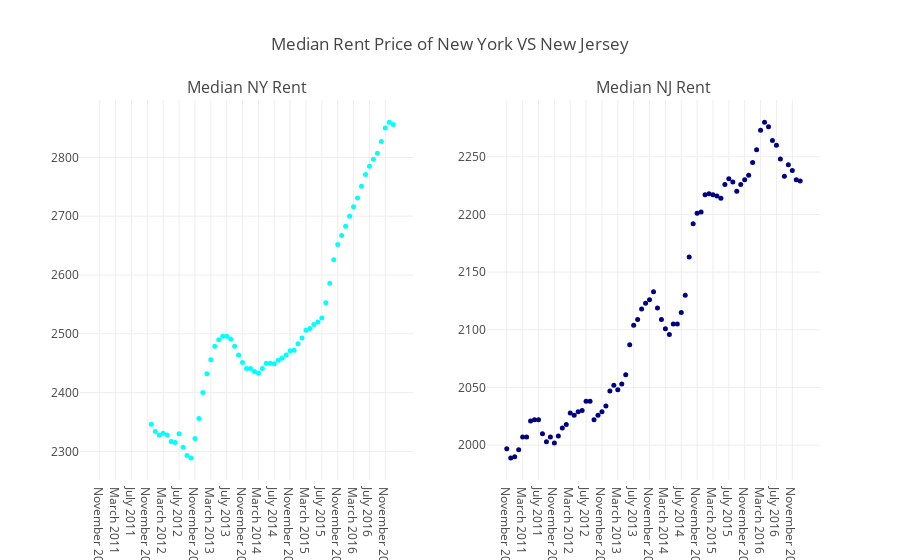

Source (notebook cell):
### Code cell
trace1 = go.Scatter(x = months, 
                  y= np.nanmedian(nyc_rent[nyc_rent["State"]=="NY"][months], axis = 0),
                    mode='markers', marker=dict(size=5,color = ('aqua')), 
                   name = "New York")
trace2 = go.Scatter(x = months, 
                  y= np.nanmedian(nyc_rent[nyc_rent["State"]=="NJ"][months], axis = 0),
                    mode='markers', marker=dict(size=5,color = ('navy')),
                   name = "New Jersey")



fig = tools.make_subplots(rows= 1 , cols=2, subplot_titles=('Median NY Rent','Median NJ Rent'))
fig.append_trace(trace1, 1,1)
fig.append_trace(trace2, 1,2)

fig['layout'].update(showlegend=False, title='Median Rent Price of New York VS New Jersey')
py.iplot(fig)

### Figure 1 — Plotly figure (JSON) as saved in the notebook; plotly's stock layout.template omitted (floating-point values rounded to 4 significant figures)
{"data": [{"marker": {"color": "aqua", "size": 5}, "mode": "markers", "name": "New York", "type": "scatter", "uid": "b3ba27d0-d9fe-4cdd-b0e5-3b863436d52b", "x": ["November 2010", "December 2010", "January 2011", "February 2011", "March 2011", "April 2011", "May 2011", "June 2011", "July 2011", "August 2011", "September 2011", "October 2011", "November 2011", "December 2011", "January 2012", "February 2012", "March 2012", "April 2012", "May 2012", "June 2012", "July 2012", "August 2012", "September 2012", "October 2012", "November 2012", "December 2012", "January 2013", "February 2013", "March 2013", "April 2013", "May 2013", "June 2013", "July 2013", "August 2013", "September 2013", "October 2013", "November 2013", "December 2013", "January 2014", "February 2014", "March 2014", "April 2014", "May 2014", "June 2014", "July 2014", "August 2014", "September 2014", "October 2014", "November 2014", "December 2014", "January 2015", "February 2015", "March 2015", "April 2015", "May 2015", "June 2015", "July 2015", "August 2015", "September 2015", "October 2015", "November 2015", "December 2015", "January 2016", "February 2016", "March 2016", "April 2016", "May 2016", "June 2016", "July 2016", "August 2016", "September 2016", "October 2016", "November 2016", "December 2016", "January 2017"], "xaxis": "x", "y": [null, null, null, null, null, null, null, null, null, null, null, null, null, 2346.0, 2334.0, 2328.0, 2331.0, 2328.0, 2317.0, 2315.0, 2330.0, 2307.0, 2293.0, 2289.0, 2322.0, 2356.0, 2400.0, 2432.0, 2456.0, 2479.0, 2490.0, 2496.0, 2496.0, 2491.0, 2479.0, 2464.0, 2451.0, 2441.0, 2441.0, 2436.0, 2433.0, 2441.0, 2450.0, 2450.0, 2449.0, 2455.0, 2459.0, 2464.0, 2471.0, 2472.0, 2483.0, 2493.0, 2506.0, 2509.0, 2516.0, 2520.0, 2527.0, 2553.0, 2586.0, 2626.0, 2652.0, 2667.0, 2683.0, 2700.0, 2716.0, 2731.0, 2751.0, 2771.0, 2785.0, 2797.0, 2807.0, 2827.0, 2850.0, 2860.0, 2856.0], "yaxis": "y"}, {"marker": {"color": "navy", "size": 5}, "mode": "markers", "name": "New Jersey", "type": "scatter", "uid": "d6c60bfb-7d6a-4893-a5ae-95a6076567fa", "x": ["November 2010", "December 2010", "January 2011", "February 2011", "March 2011", "April 2011", "May 2011", "June 2011", "July 2011", "August 2011", "September 2011", "October 2011", "November 2011", "December 2011", "January 2012", "February 2012", "March 2012", "April 2012", "May 2012", "June 2012", "July 2012", "August 2012", "September 2012", "October 2012", "November 2012", "December 2012", "January 2013", "February 2013", "March 2013", "April 2013", "May 2013", "June 2013", "July 2013", "August 2013", "September 2013", "October 2013", "November 2013", "December 2013", "January 2014", "February 2014", "March 2014", "April 2014", "May 2014", "June 2014", "July 2014", "August 2014", "September 2014", "October 2014", "November 2014", "December 2014", "January 2015", "February 2015", "March 2015", "April 2015", "May 2015", "June 2015", "July 2015", "August 2015", "September 2015", "October 2015", "November 2015", "December 2015", "January 2016", "February 2016", "March 2016", "April 2016", "May 2016", "June 2016", "July 2016", "August 2016", "September 2016", "October 2016", "November 2016", "December 2016", "January 2017"], "xaxis": "x2", "y": [1997.0, 1989.0, 1990.0, 1996.0, 2007.0, 2007.0, 2021.0, 2022.0, 2022.0, 2010.0, 2003.0, 2007.0, 2002.0, 2008.0, 2015.0, 2018.0, 2028.0, 2026.0, 2029.0, 2030.0, 2038.0, 2038.0, 2022.0, 2026.0, 2029.0, 2034.0, 2047.0, 2052.0, 2048.0, 2053.0, 2061.0, 2087.0, 2104.0, 2109.0, 2118.0, 2123.0, 2126.0, 2133.0, 2119.0, 2109.0, 2101.0, 2096.0, 2105.0, 2105.0, 2115.0, 2130.0, 2163.0, 2192.0, 2201.0, 2202.0, 2217.0, 2218.0, 2217.0, 2216.0, 2214.0, 2226.0, 2231.0, 2228.0, 2220.0, 2226.0, 2230.0, 2234.0, 2245.0, 2256.0, 2273.0, 2280.0, 2276.0, 2264.0, 2260.0, 2248.0, 2233.0, 2243.0, 2238.0, 2230.0, 2229.0], "yaxis": "y2"}], "layout": {"annotations": [{"font": {"size": 16}, "showarrow": false, "text": "Median NY Rent", "x": 0.225, "xanchor": "center", "xref": "paper", "y": 1.0, "yanchor": "bottom", "yref": "paper"}, {"font": {"size": 16}, "showarrow": false, "text": "Median NJ Rent", "x": 0.775, "xanchor": "center", "xref": "paper", "y": 1.0, "yanchor": "bottom", "yref": "paper"}], "showlegend": false, "title": {"text": "Median Rent Price of New York VS New Jersey"}, "xaxis": {"anchor": "y", "domain": [0.0, 0.45]}, "xaxis2": {"anchor": "y2", "domain": [0.55, 1.0]}, "yaxis": {"anchor": "x", "domain": [0.0, 1.0]}, "yaxis2": {"anchor": "x2", "domain": [0.0, 1.0]}}}
